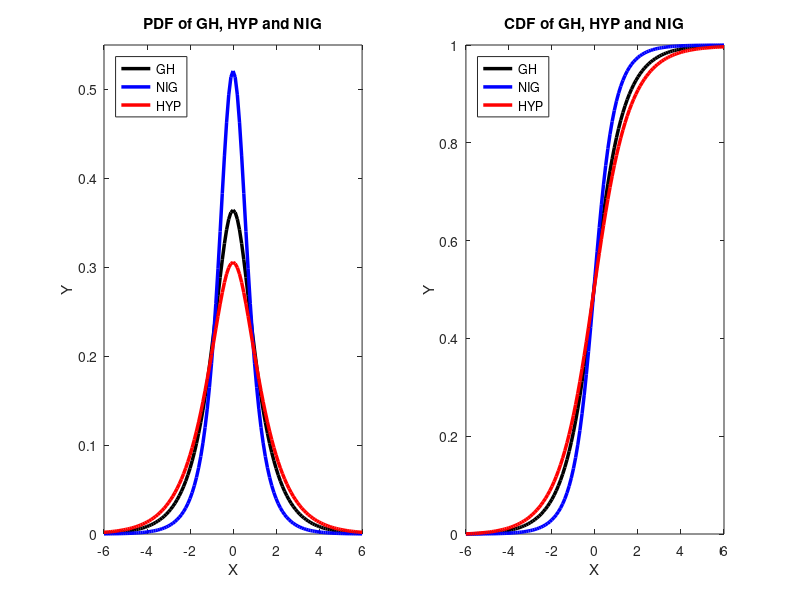

Write the MATLAB code that produced this figure.
%% clear variables and close windows
clear all
close all
clc

%% set input
% Generalised Hyperbolic Distribution
y     = -6:0.1:6;
xx    = y;
alpha = 1;
beta  = 0;
delta = 1; 
mu    = 0;    % mean
lam   = 0.5; % lambda

% Generalized Hyperbolic

ghpdf =  (alpha^2-beta^2)^(lam/2) / (sqrt(2*pi) * alpha^(lam-1/2) * delta^lam * ... 
                                       besselk(lam, delta*sqrt(alpha^2-beta^2) ) ) * ...
                                (delta^2 + (y-mu).^2).^(1/2*(lam-1/2)) .* ...
                                 besselk( lam-1/2, alpha*sqrt(delta^2 + (y-mu).^2) ) .* ...
                                 exp( beta*(y-mu) );

ghcdf = cumsum(ghpdf)/10;

% Normal Inverse Gaussian

 lam    = -1/2;
 nigpdf =  (alpha^2-beta^2)^(lam/2) / (sqrt(2*pi) * alpha^(lam-1/2) * delta^lam * ... 
                                       besselk(lam, delta*sqrt(alpha^2-beta^2) ) ) * ...
                                (delta^2 + (y-mu).^2).^(1/2*(lam-1/2)) .* ...
                                 besselk( lam-1/2, alpha*sqrt(delta^2 + (y-mu).^2) ) .* ...
                                 exp( beta*(y-mu) );
nigcdf  = cumsum(nigpdf)/10;

% Hyperbolic

lam    = 1;

hyppdf =  (alpha^2-beta^2)^(lam/2) / (sqrt(2*pi) * alpha^(lam-1/2) * delta^lam * ... 
                                       besselk(lam, delta*sqrt(alpha^2-beta^2) ) ) * ...
                                (delta^2 + (y-mu).^2).^(1/2*(lam-1/2)) .* ...
                                 besselk( lam-1/2, alpha*sqrt(delta^2 + (y-mu).^2) ) .* ...
                                 exp( beta*(y-mu) );
hypcdf = cumsum(hyppdf)/10;

%% plots
% PDF plots
subplot(1,2,1)
hold on
box on
plot(y,ghpdf,'Color','k','Linewidth',2.5)
plot(y,nigpdf,'Color','b','Linewidth',2.5)
plot(y,hyppdf,'Color','r','Linewidth',2.5)
ylim([0,0.55]);
xlim([-6,6]);
xlabel('X');
ylabel('Y');
title('PDF of GH, HYP and NIG');
legend('GH','NIG','HYP','Location','NorthWest')

hold off
% CDF plots
subplot(1,2,2)
hold on
box on
plot(y,ghcdf,'Color','k','Linewidth',2.5)
plot(y,nigcdf,'Color','b','Linewidth',2.5)
plot(y,hypcdf,'Color','r','Linewidth',2.5)
xlabel('X');
ylabel('Y');
xlim([-6,6]);
title('CDF of GH, HYP and NIG');
legend('GH','NIG','HYP','Location','NorthWest')

hold off
